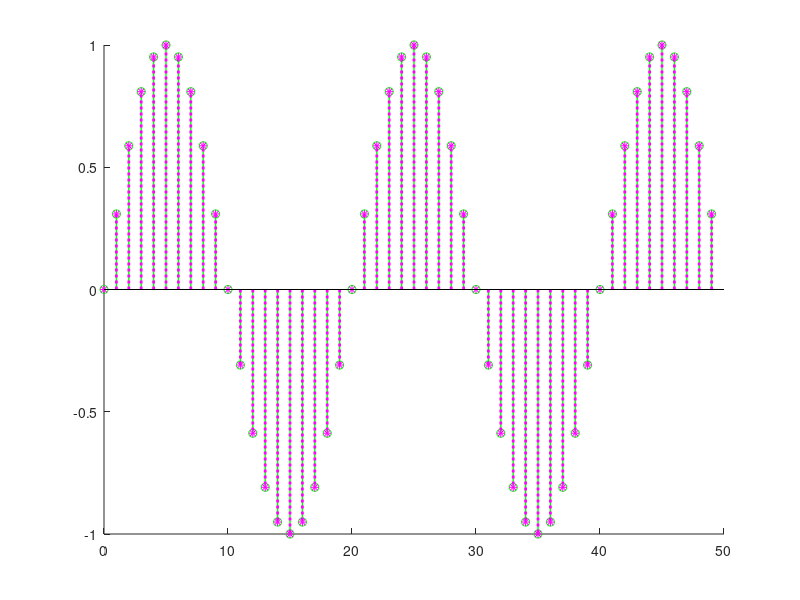

Write the MATLAB code that produced this figure. (Note: this script raises an error after producing the figure.)
function alias()
    %ALIAS Demonstrate the aliasing effect for discrete sinusoidal functions.
    %
    % This function plots two discrete sinusoidal functions y[n] = sin(2πf n) 
    % for the frequencies f = 0.05 and f = 1.05. The purpose is to demonstrate 
    % the aliasing effect, where the higher frequency (f = 1.05) appears as if 
    % it's the lower frequency (f = 0.05) due to undersampling.
    %
    % The function generates a single plot with both sinusoidal functions 
    % overlapped. Different colors, line styles, and markers are used for each 
    % frequency to help distinguish between them.
    %
    % Example:
    %   alias()
    %
    % See also: stem, set_plot_style
    %
    
    n = 0:49;  % 50 samples
    frequencies = [0.05, 1.05];
   
    % Plot the four functions overlapped on the same figure
    figure;
    hold on;
    colors = ["g", "m"];
    lineStyles = {"-", ":",};
    marketStyles = {"o", "*"};
    legend_plot = {};
    for i = 1:length(frequencies)
        f = frequencies(i);
        y = sin(2*pi*f*n);
        stem(n, y, colors(i), 
            "LineStyle", lineStyles{i}, 
            "Marker", marketStyles{i},
            "LineWidth", i);
        legend_plot{end+1} = ["f = " num2str(f)];
    end
    set_plot_style(["y[n] = sin(2 * \\pi * f * n)"]);
    legend(legend_plot);

end